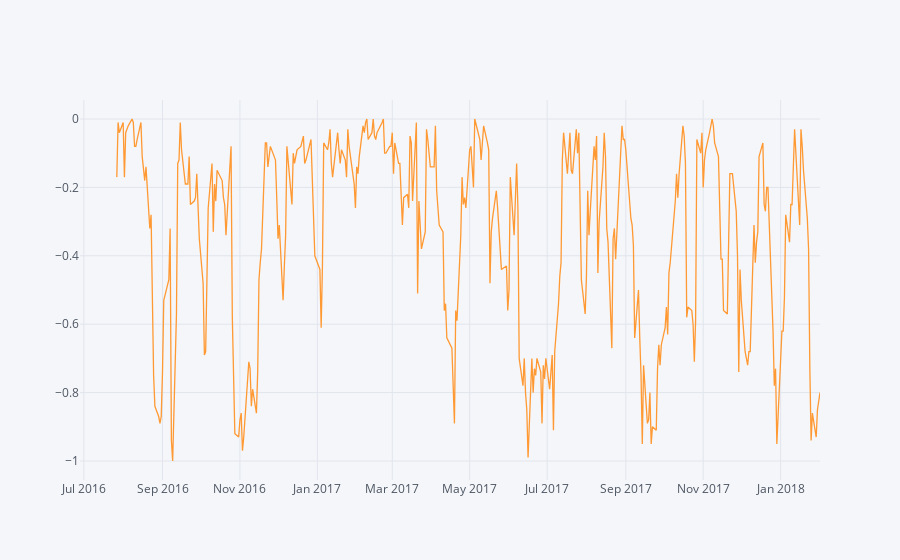

The cell this chart's notebook holds for it:
### Markdown cell above
***William %R*** - The oscillator is on a negative scale, from −100 (lowest) up to 0 (highest),
obverse of the more common 0 to 100 scale found in many Technical Analysis oscillators.
A value of **−100 means the close today was the lowest low of the past N days**,
and **0 means today's close was the highest high of the past N days**.
Williams used a 10 trading day period and considered **values below -80 as oversold** and **above -20 as overbought**.

### Code cell
data['william_r'].iplot()

### Figure 1 — Plotly figure (JSON) as saved in the notebook; plotly's stock layout.template omitted (floating-point values rounded to 4 significant figures; data arrays with more than 128 entries replaced by an {"elided": "..."} marker saying what was removed)
{"data": [{"line": {"color": "rgba(255, 153, 51, 1.0)", "dash": "solid", "width": 1.3}, "mode": "lines", "name": "william_r", "text": "", "type": "scatter", "x": {"elided": "403 str values"}, "y": {"elided": "403 mixed values"}}], "layout": {"legend": {"bgcolor": "#F5F6F9", "font": {"color": "#4D5663"}}, "paper_bgcolor": "#F5F6F9", "plot_bgcolor": "#F5F6F9", "titlefont": {"color": "#4D5663"}, "xaxis1": {"gridcolor": "#E1E5ED", "showgrid": true, "tickfont": {"color": "#4D5663"}, "title": "", "titlefont": {"color": "#4D5663"}, "zerolinecolor": "#E1E5ED"}, "yaxis1": {"gridcolor": "#E1E5ED", "showgrid": true, "tickfont": {"color": "#4D5663"}, "title": "", "titlefont": {"color": "#4D5663"}, "zerolinecolor": "#E1E5ED"}}}
